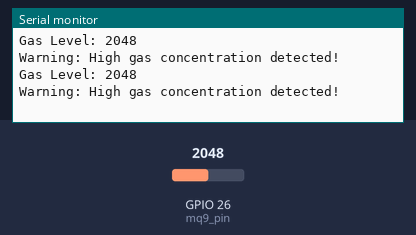
This sketch was run on a simulated ESP32. Shown: the last lines printed to the serial monitor. The inputs (shaded band) are chosen by the test bench; at power-on: GPIO 26 (mq9_pin) = 2048.

Above: at 1.8 s.
1.9 s: GPIO 26 (mq9_pin) set to 1974
At 2.8 s:
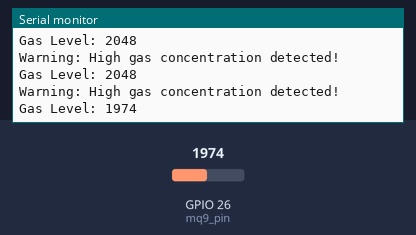
3.4 s: GPIO 26 (mq9_pin) set to 2040
At 4.6 s:
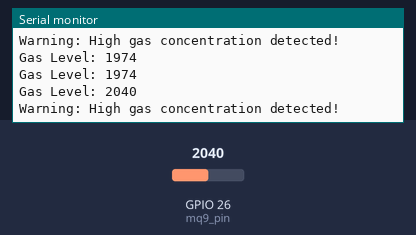
Timing chart, 0 to 6.4 s (numbered marks = the images above; inputs shaded):
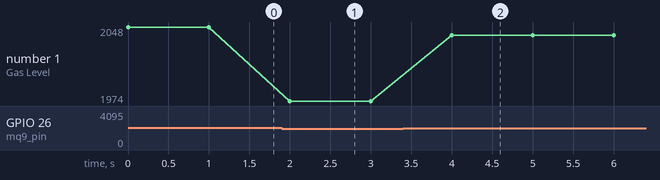

Measured:
- the behaviour switches between 2001 and 2000 on GPIO 26 (mq9_pin) (found by bisection; images 0 and 1)
- after the input at 1.9 s, the serial monitor: prints a new line after 0.10 s (image 1)
- after the input at 3.4 s, the serial monitor: prints a new line after 0.60 s (image 2)
- plotted number 1: 2048 → 1974 after the input at 1.9 s, 1974 → 2040 after the input at 3.4 s

The sketch:

Gas-test.ino
```cpp
// Define the analog pin connected to the MQ-9 sensor
const int mq9_pin = 26;  // Analog pin A0 on the Arduino

void setup() {
  // Initialize serial communication at 9600 baud rate
  Serial.begin(9600);

  // Setup the analog pin (no need for width/attenuation on Arduino)
  pinMode(mq9_pin, INPUT);
}

int read_gas() {
  int gas_value = analogRead(mq9_pin);  // Read the analog value from the MQ-9 sensor
  return gas_value;
}

void loop() {
  int gas_level = read_gas();
  Serial.print("Gas Level: ");
  Serial.println(gas_level);

  // Trigger actions based on the gas level
  if (gas_level > 2000) {  // Example threshold, adjust based on your needs
    Serial.println("Warning: High gas concentration detected!");
  }

  delay(1000);  // Delay for 1 second before the next reading
}
```
